Frame 1 (no input): blank canvas, image omitted
Frame 60 (the mouse pressed at the canvas centre just before this capture): blank canvas, image omitted
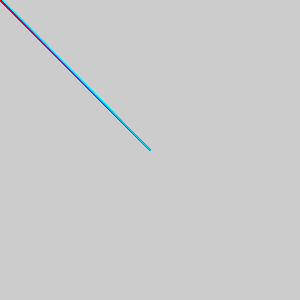
Frame 120 (the mouse held since frame 60 and released just before this capture)

The Processing sketch whose frames 1 and 60 were blank and that drew this single picture after the mouse press (run headless with seeded random() and noise(); from frame 60 on, the mouse is pressed at the canvas centre):

// Processing sketch: processing_181700
// ── processing_181700.pde

void setup() {
size(300,300);
}
void draw () {
line (0, 0, mouseX, mouseY);
stroke(0, 0, 255);
line (1, 0, mouseX, mouseY);
stroke(0, 255, 255);
line(2, 0, mouseX, mouseY);
stroke (255, 0, 0);
}
